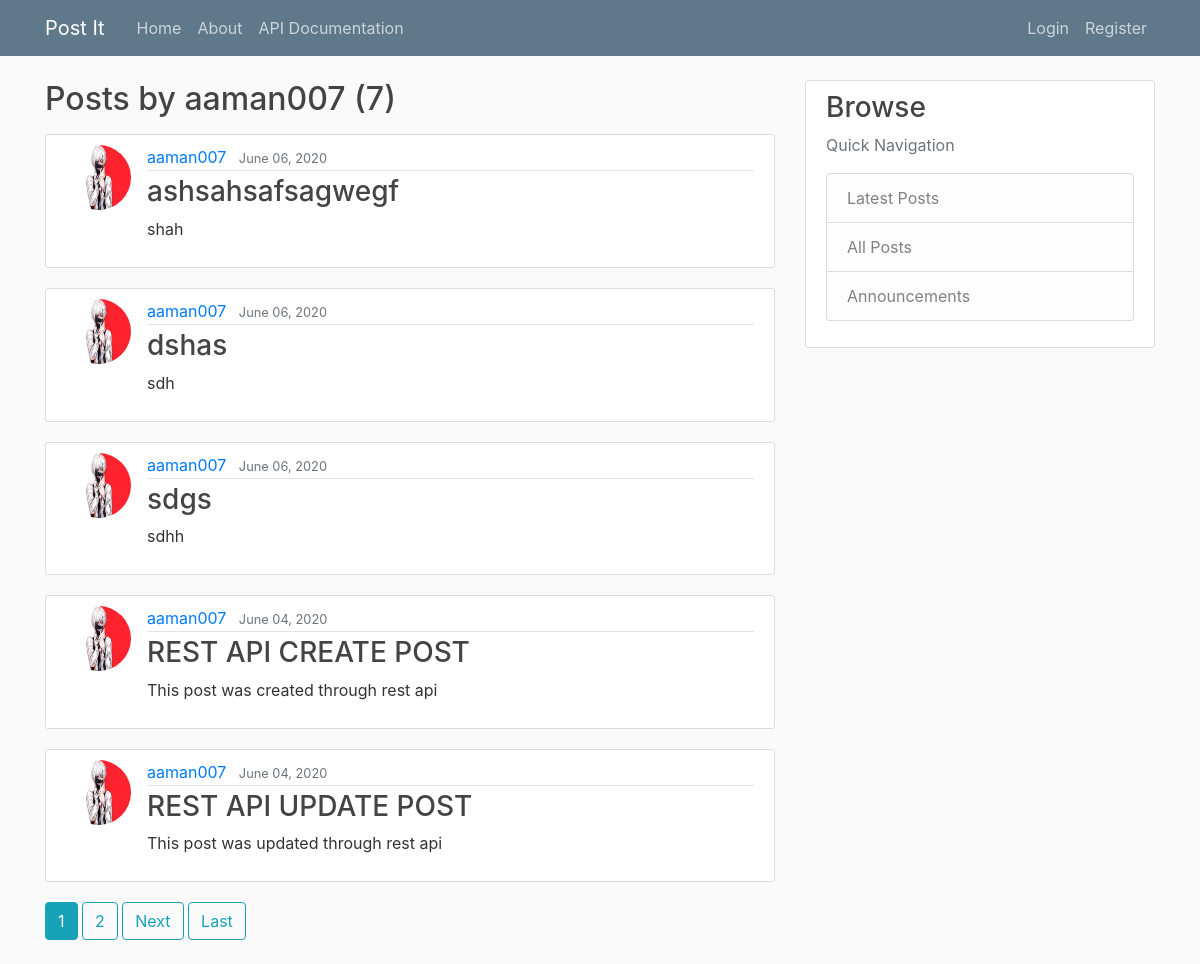
Page /posts/aaman007/ on the earlier database version.
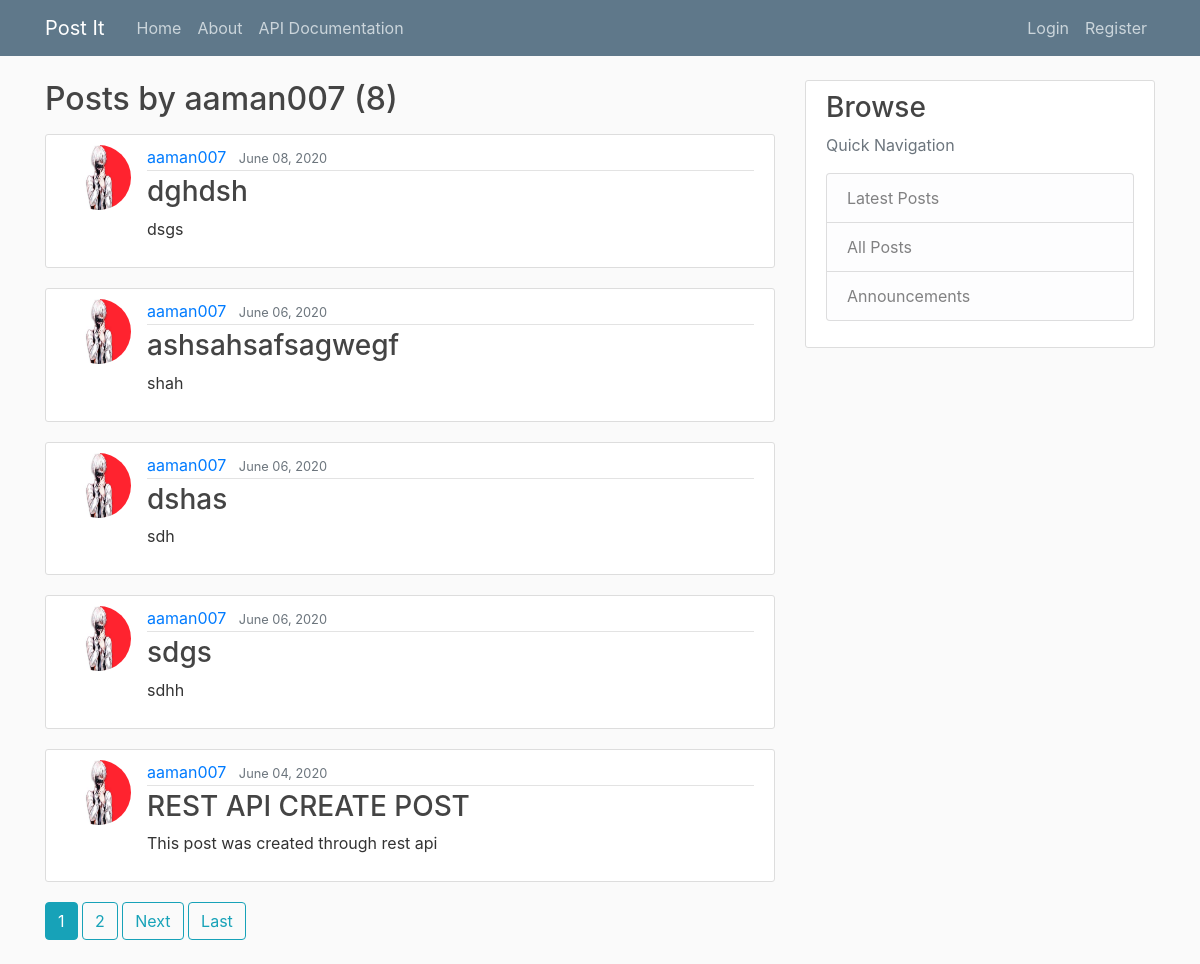
Same page on the later database version.
### blog/models.py (models this page shows, shortened)
class Post(models.Model):
    title = models.CharField(max_length=100, null=False, blank=True)
    content = models.TextField(null=False, blank=True)
    date_published = models.DateTimeField(default=timezone.now)
    author = models.ForeignKey(User, on_delete=models.CASCADE)
    category = models.CharField(max_length=100, null=False, blank=True)
    status = models.BooleanField(default=0)
    objects = PostManager()

### accounts/models.py (models this page shows, shortened)
class Profile(models.Model):
    user = models.OneToOneField(User, on_delete=models.CASCADE)
    image = models.ImageField(default='default.jpg', upload_to='profile_pics')

### blog/views.py (the view)
class UserPostListView(ListView):
    model = Post
    template_name = "blog/user_posts.html"
    context_object_name = "posts"
    ordering = ['-date_published']
    paginate_by = 5
    def get_queryset(self):
        user = get_object_or_404(User, username=self.kwargs.get('username'))
        return Post.objects.filter(author=user).order_by('-date_published')

### blog/templates/blog/user_posts.html (shortened to what this page needs)
{% extends "blog/base.html" %}
{% block content %}
    <h2 class="mb-3"> Posts by {{ view.kwargs.username}} ({{ page_obj.paginator.count }}) </h2>
    {% for post in posts %}
        <article class="media content-section">
            <img class="rounded-circle article-img" src="{{ post.author.profile.image.url }}">
              <div class="media-body">
                <div class="article-metadata">
                  <a class="mr-2" href="{% url 'user-posts' post.author.username %}">{{ post.author }}</a>
                  <small class="text-muted">{{ post.date_published | date:"F d, Y" }}</small>
                </div>
                <h3><a class="article-title" href="{% url 'post-detail' post.id %}">{{ post.title }}</a></h3>
                <p class="article-content">{{ post.content }}</p>
              </div>
        </article>
    {% endfor %}
    {% if is_paginated %}
        {% for num in page_obj.paginator.page_range  %}
            {% if page_obj.number == num %}
                <a class="btn btn-info mb-4" href="?page={{page_obj.number}}">{{num}}</a>
            {% elif num > page_obj.number|add:'-3' or num > page_obj.number|add:'3' %}
                <a class="btn btn-outline-info mb-4" href="?page={{num}}">{{num}}</a>
            {% endif %}
        {% endfor %}
        {% if page_obj.has_next %}
            <a class="btn btn-outline-info mb-4" href="?page={{page_obj.next_page_number}}">Next</a>
            <a class="btn btn-outline-info mb-4" href="?page={{page_obj.paginator.num_pages}}">Last</a>
        {% endif %}
    {% endif %}
{% endblock %}

Differences in the rows shown:
no longer on this page (row unchanged): Post: author.profile.image (picture), author "aaman007", date_published "June 04, 2020", title "REST API UPDATE POST", content "This post was updated through rest api"
added Post: author.profile.image (picture), author "aaman007", date_published "June 08, 2020", title "dghdsh", content "dsgs"
Other differences:
{{ page_obj.paginator.count }}: "7" → "8"
